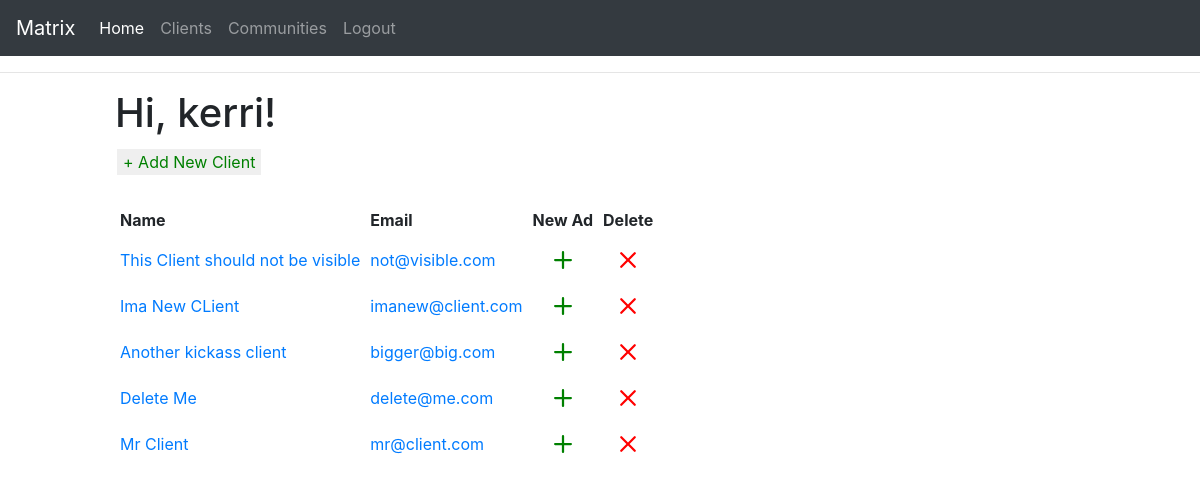
The app's page /index (signed in) with its own data.
### app/models/user_models.py (models this page shows, shortened)
class User(UserMixin, db.Model):
    __tablename__ = 'user'
    id: so.Mapped[int] = so.mapped_column(primary_key=True)
    username: so.Mapped[str] = so.mapped_column(sa.String(64), index=True,
                                                unique=True)
    email: so.Mapped[str] = so.mapped_column(sa.String(120), index=True,
                                             unique=True)
    password_hash: so.Mapped[Optional[str]] = so.mapped_column(sa.String(256))

### app/models/client_models.py (models this page shows, shortened)
class Client(db.Model):
    __tablename__ = 'client'
    id: so.Mapped[int] = so.mapped_column(primary_key=True)
    name: so.Mapped[str] = so.mapped_column(sa.String(64))
    email: so.Mapped[str] = so.mapped_column(sa.String(120), index=True,
                                             unique=True)
    password_hash : so.Mapped[Optional[str]] = so.mapped_column(sa.String(256))
    freshbooks_id : so.Mapped[int] = so.mapped_column(default=0)
    created_ts : so.Mapped[datetime] = so.mapped_column(
        index=True, default=lambda: datetime.now(timezone.utc))
    notes: so.WriteOnlyMapped['ClientNotes'] = so.relationship(
        back_populates='client', passive_deletes=True)
    ads: so.WriteOnlyMapped['Ad'] = so.relationship(
        back_populates='client', passive_deletes=True)

### app/routes.py (the view)
@app.route('/')
@app.route('/index')
@login_required
def index():
    page = request.args.get('page', 1, type=int)
    query = sa.select(Client).order_by(Client.created_ts.desc())
    clients = db.paginate(query, page=page,
                        per_page=10, error_out=False)
    return render_template('index.html', title='Home', clients=clients)

### app/models/user_models.py (called while the page is built)
@login.user_loader
def load_user(id):
    return db.session.get(User, int(id))

### app/templates/index.html
{% extends "base.html" %}
{% block content %}
    <h1>Hi, {{ current_user.username }}!</h1>
    <a href="{{ url_for('add_client') }}"><button class="button"> + Add New Client</button></a>
    <br><br>
    {% include '_clients.html' %}
{% endblock %}

### app/templates/base.html (shortened to what this page needs)
<!doctype html>
<html lang="en">
    <head>
        <link rel="stylesheet" href="https://stackpath.bootstrapcdn.com/bootstrap/4.3.1/css/bootstrap.min.css">
        <link rel="stylesheet" href="{{ url_for('static', filename='css/base.css') }}">
    </head>
    <body>
        <nav class="navbar navbar-expand-lg navbar-dark bg-dark">
            <a class="navbar-brand" href="#">Matrix</a>
            <div class="collapse navbar-collapse" id="navbarSupportedContent">
              <ul class="navbar-nav mr-auto">
                <li class="nav-item active">
                  <a class="nav-link" href="{{ url_for('index') }}">Home <span class="sr-only">(current)</span></a>
                </li>
                {% if current_user.is_anonymous %}
                <li class="nav-item">
                        <a class="nav-link" href="{{ url_for('login') }}">Login</a>
                </li>
                {% else %}
                <li class="nav-item">
                    <a class="nav-link" href="{{ url_for('clients') }}">Clients</a>
                </li>
                <li class="nav-item">
                    <a class="nav-link" href="{{ url_for('communities') }}">Communities</a>
                </li>
                <li class="nav-item">
                    <a class="nav-link" href="{{ url_for('logout') }}">Logout</a>
                </li>
                {% endif %}
              </ul>
            </div>
          </nav>
        <hr>
        <div class="container-fluid">
            <div class="row">
                <div class="col-1">
                </div>
                <div class="col">
                    {% block content %}{% endblock %}
                </div>
            </div>
        </div>
    </body>
</html>

### app/templates/_clients.html (shortened to what this page needs)
<table cellpadding="5">
    <tr>
        <th>Name</th>
        <th>Email</th>
        <th>New Ad</th>
        <th>Delete</th>
    </tr>
{% for c in clients %}
<tr>
<td><a href="{{ url_for('edit_client', id=c.id) }}">{{ c.name }}</a></td><td><a href="mailto:"{{ c.email }}>{{ c.email }}</a></td>
<td align="center">
    <a href="{{ url_for('add_ad', client_id=c.id) }}">
    <svg xmlns="http://www.w3.org/2000/svg" width="36" height="36" fill="green" class="bi bi-plus" viewBox="0 0 16 16">
        <path d="M8 4a.5.5 0 0 1 .5.5v3h3a.5.5 0 0 1 0 1h-3v3a.5.5 0 0 1-1 0v-3h-3a.5.5 0 0 1 0-1h3v-3A.5.5 0 0 1 8 4"/>
    </svg></a>
</td>
<td align="center">
<a href="{{ url_for('delete_client', id=c.id) }}"
        onclick="return confirm('Do you want to permanently delete client?');" title="Delete Client">
            <svg xmlns="http://www.w3.org/2000/svg" width="36" height="36" fill="red" class="bi bi-x" viewBox="0 0 16 16">
                <path d="M4.646 4.646a.5.5 0 0 1 .708 0L8 7.293l2.646-2.647a.5.5 0 0 1 .708.708L8.707 8l2.647 2.646a.5.5 0 0 1-.708.708L8 8.707l-2.646 2.647a.5.5 0 0 1-.708-.708L7.293 8 4.646 5.354a.5.5 0 0 1 0-.708"/>
              </svg></a>
    </td>
</tr>
{% endfor %}
</table>

### app/static/css/base.css (style rules this page uses)
.button { border: none; color: green; text-align: center; text-decoration: none; display: inline-block; font-size: 16px; margin: 4px 2px; cursor: pointer; }

### records on screen
User: username "kerri"
Client: name "This Client should not be visible", email "not@visible.com"
Client: name "Ima New CLient", email "imanew@client.com"
Client: name "Another kickass client", email "bigger@big.com"
Client: name "Delete Me", email "delete@me.com"
Client: name "Mr Client", email "mr@client.com"
